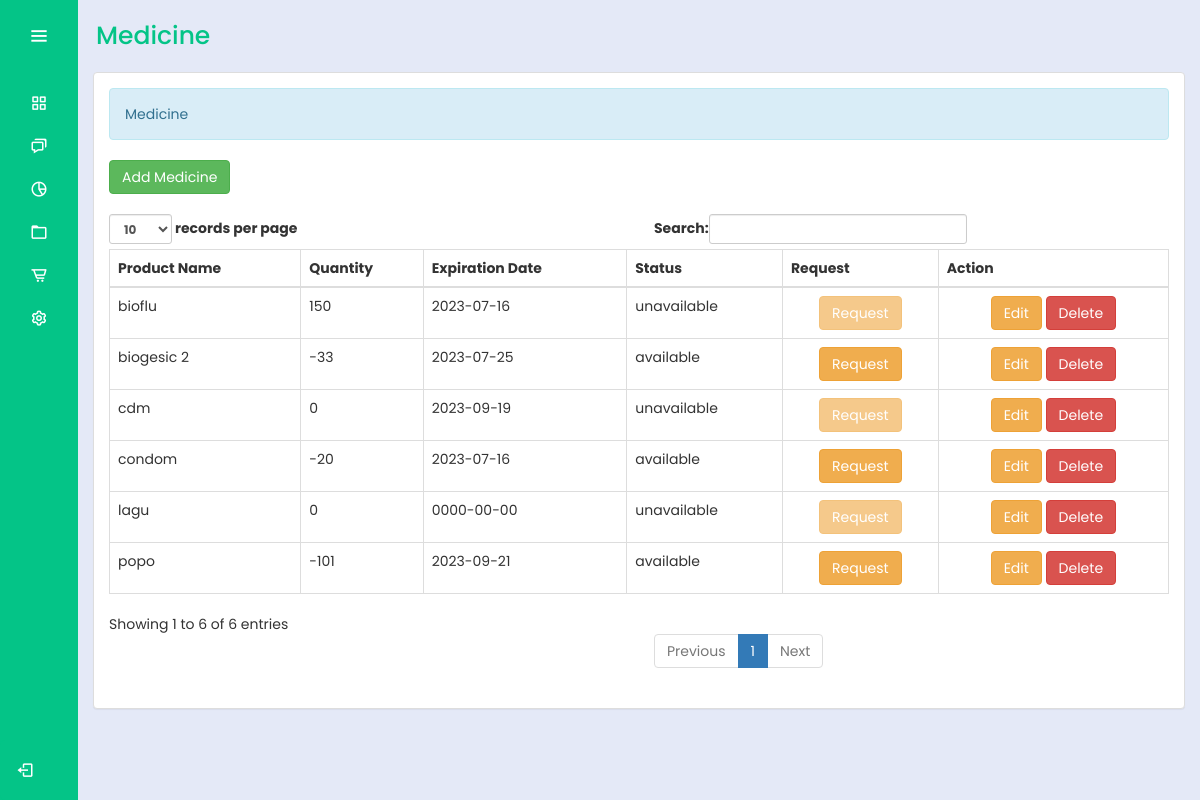
The app's page /bhw/medicinee.php (signed in), older data.
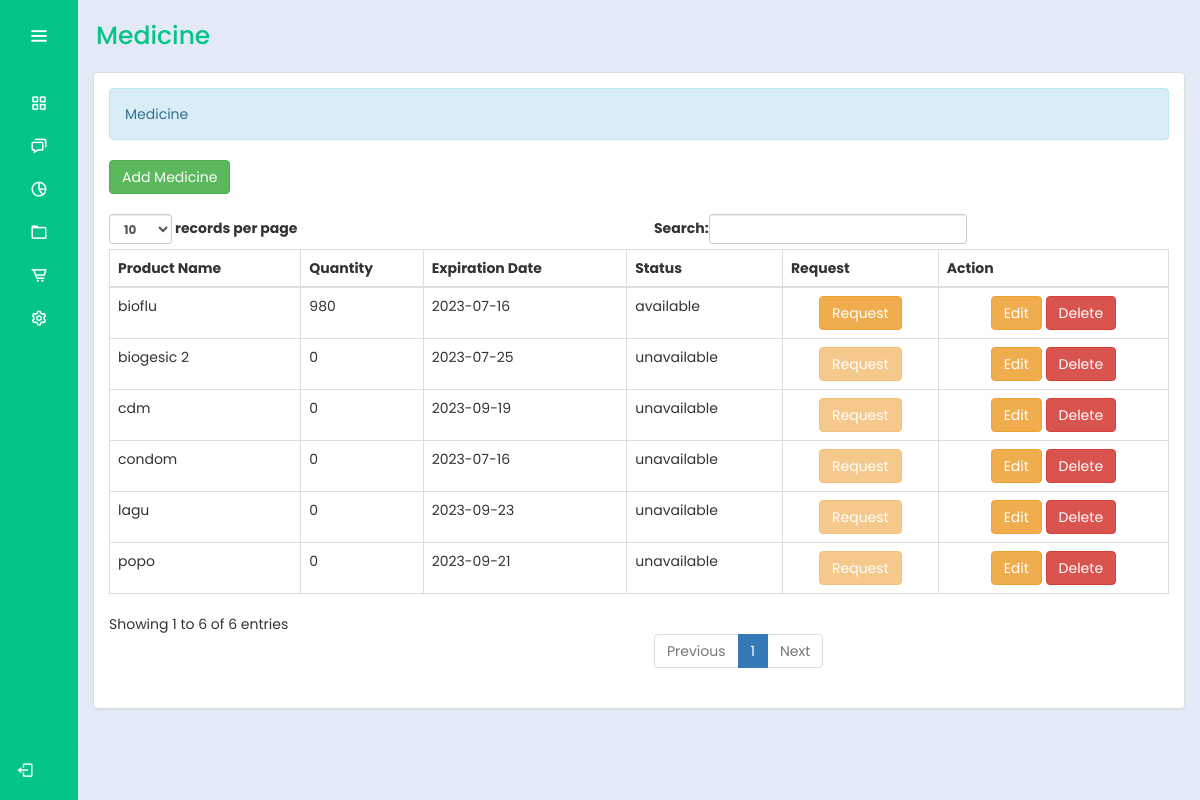
The same page, newer data.
### tables this page shows
CREATE TABLE `medicines` (
  `productId` int(30) NOT NULL,
  `productName` varchar(100) NOT NULL,
  `quantity1` int(10) NOT NULL,
  `total` int(10) NOT NULL,
  `expDate` date NOT NULL,
  `status` varchar(100) NOT NULL,
  `action` varchar(100) NOT NULL
);

### bhw/medicinee.php (the view, shortened to what this page needs)
<?php
@include "../connection/connect.php";
if(isset($_SESSION['user_data'])){
?>
<!DOCTYPE html>
<html lang="en">
<head>
  <link rel="stylesheet" href="../cssmainmenu/style.css">
  <link href='https://unpkg.com/boxicons@2.1.4/css/boxicons.min.css' rel='stylesheet'>
  <link rel = "stylesheet" type = "text/css" href = "../css/bootstrap.css " />
  <link rel = "stylesheet" type = "text/css" href = "../css/style.css" />
</head>
<body>
  <div class="sidebar">
    <div class="logo_details">
      <i class="bx bx-menu" id="btn"></i>
    </div>
    <ul class="nav-list">
      <li>
        <a href="homemedd.php">
          <i class="bx bx-grid-alt"></i>
        </a>
      </li>
      <li>
        <a href="../logout.php">
          <i class="bx bx-chat"></i>
        </a>
      </li>
      <li>
        <a href="#">
          <i class="bx bx-pie-chart-alt-2"></i>
        </a>
      </li>
      <li>
        <a href="userRecMed.php">
          <i class="bx bx-folder"></i>
        </a>
      </li>
      <li>
        <a href="medicinee.php">
          <i class="bx bx-cart-alt"></i>
        </a>
      </li>
      <li>
        <a href="#">
          <i class="bx bx-cog"></i>
        </a>
      </li>
      <li class="profile">
  <div class="profile_details">
    <div class="profile_content">
    <div class="name"><?php echo $_SESSION['user_data']['name']; ?></div>
    </div>
  </div>
  <a href="../logout.php" id="log_out">
    <i class="bx bx-log-out"></i>
  </a>
  </li>
    </ul>
  </div>
  <section class="home-section">
  <div class="text">Medicine</div>
    <div class="container-fluid">
      <div class="panel panel-default">
        <div class="panel-body">
          <div class="alert alert-info">Medicine</div>
          <a href="add_med.php" class="btn btn-success"> Add Medicine</a>
           <br />
          <br />
<table id="table" class="table table-bordered">
    <thead>
        <tr>
            <th>Product Name</th>
            <th>Quantity</th>
            <th>Expiration Date</th>
            <th>Status</th>
            <th>Request</th>
            <th>Action</th>
        </tr>
    </thead>
    <tbody>
    <?php
$query = $conn->query("SELECT * FROM medicines") or die(mysqli_error());
while ($fetch = $query->fetch_array()) {
    $status = ($fetch['total'] == 0) ? 'unavailable' : $fetch['status'];
?>
<tr>
    <td><?php echo $fetch['productName'] ?></td>
    <td><?php echo $fetch['total'] ?></td>
    <td><?php echo $fetch['expDate'] ?></td>
    <td><?php echo $status ?></td>
    <td>
        <center>
            <?php if ($status == 'unavailable' || $fetch['total'] == 0): ?>
                <button class="btn btn-warning" disabled>Request</button>
            <?php else: ?>
                <a class="btn btn-warning" href="request.php?productName=<?php echo urlencode($fetch['productName']); ?>">Request</a>
            <?php endif; ?>
        </center>
    </td>
    <td>
        <center>
            <a class="btn btn-warning" href="edit_med.php?productId=<?php echo $fetch['productId'] ?>"></i> Edit</a>
            <a class="btn btn-danger" onclick="confirmationDelete(this); return false;" href="../admin_query/delete_med.php?productId=<?php echo $fetch['productId'] ?>">Delete</a>
        </center>
    </td>
</tr>
<?php
}
?>
    </tbody>
</table>
        </div>
      </div>
    </div>
  </section>
</body>
</html>
<?php
}
else{
	header("Location:.././index.php?error=UnAuthorized Access");
}

### cssmainmenu/style.css (style rules this page uses)
:root { --color-default: #04c487; --color-second:#04c487; --color-white:#fff; --color-body:#e4e9f7; --color-light:#e0e0e0; }
* { padding: 0%; margin: 0%; box-sizing: border-box; font-family: 'Poppins', sans-serif; }
body { min-height: 100vh; }
.sidebar { min-height: 100vh; width: 78px; padding: 6px 14px; z-index: 99; background-color: var(--color-default); transition: all .5s ease; position: fixed; top:0; left: 0; }
.sidebar .logo_details { height: 60px; display: flex; align-items: center; position: relative; }
.sidebar .logo_details #btn { position: absolute; top:50%; right: 0; transform: translateY(-50%); font-size: 23px; text-align: center; cursor: pointer; transition: all .5s ease; }
.sidebar i { color:var(--color-white); height: 60px; line-height: 60px; min-width: 50px; font-size: 25px; text-align: center; }
.sidebar .nav-list { margin-top: 20px; height: 100%; }
.sidebar li { position: relative; margin:8px 0; list-style: none; }
.sidebar li a { display: flex; height: 100%; width: 100%; align-items: center; text-decoration: none; background-color: var(--color-default); position: relative; transition: all .5s ease; z-index: 12; }
.sidebar li a::after { content: ""; position: absolute; width: 100%; height: 100%; transform: scaleX(0); background-color: var(--color-white); border-radius: 5px; transition: transform 0.3s ease-in-out; transform-origin: left; z-index: -2; }
.sidebar li i { height: 35px; line-height: 35px; font-size: 18px; border-radius: 5px; }
.sidebar li.profile { position: fixed; height: 60px; width: 78px; left: 0; bottom:-8px; padding:10px 14px; overflow: hidden; transition: all .5s ease; }
.sidebar .profile .profile_details { display: flex; align-items: center; flex-wrap: nowrap; }
.sidebar li.profile .name, .sidebar li.profile .designation { font-size: 15px; font-weight: 400; color:var(--color-white); white-space: nowrap; }
.sidebar .profile #log_out { position: absolute; top:50%; right: 0; transform: translateY(-50%); background-color: var(--color-second); width: 100%; height: 60px; line-height: 60px; border-radius: 5px; cursor: pointer; transition: all 0.5s ease; }
.home-section { position: relative; background-color: var(--color-body); min-height: 100vh; top:0; left:78px; width: calc(100% - 78px); transition: all .5s ease; z-index: 2; }
.home-section .text { display: inline-block; color:var(--color-default); font-size: 25px; font-weight: 500; margin: 18px; }

Row changes from the older to the newer data that the page shows:
changed medicines "biogesic 2": total "-33" → "0"; total "available" → "unavailable"
changed medicines "bioflu": total "150" → "980"; status "unavailable" → "available"
changed medicines "condom": total "-20" → "0"; total "available" → "unavailable"
changed medicines "popo": total "-101" → "0"; total "available" → "unavailable"
changed medicines "lagu": expDate "0000-00-00" → "2023-09-23"
